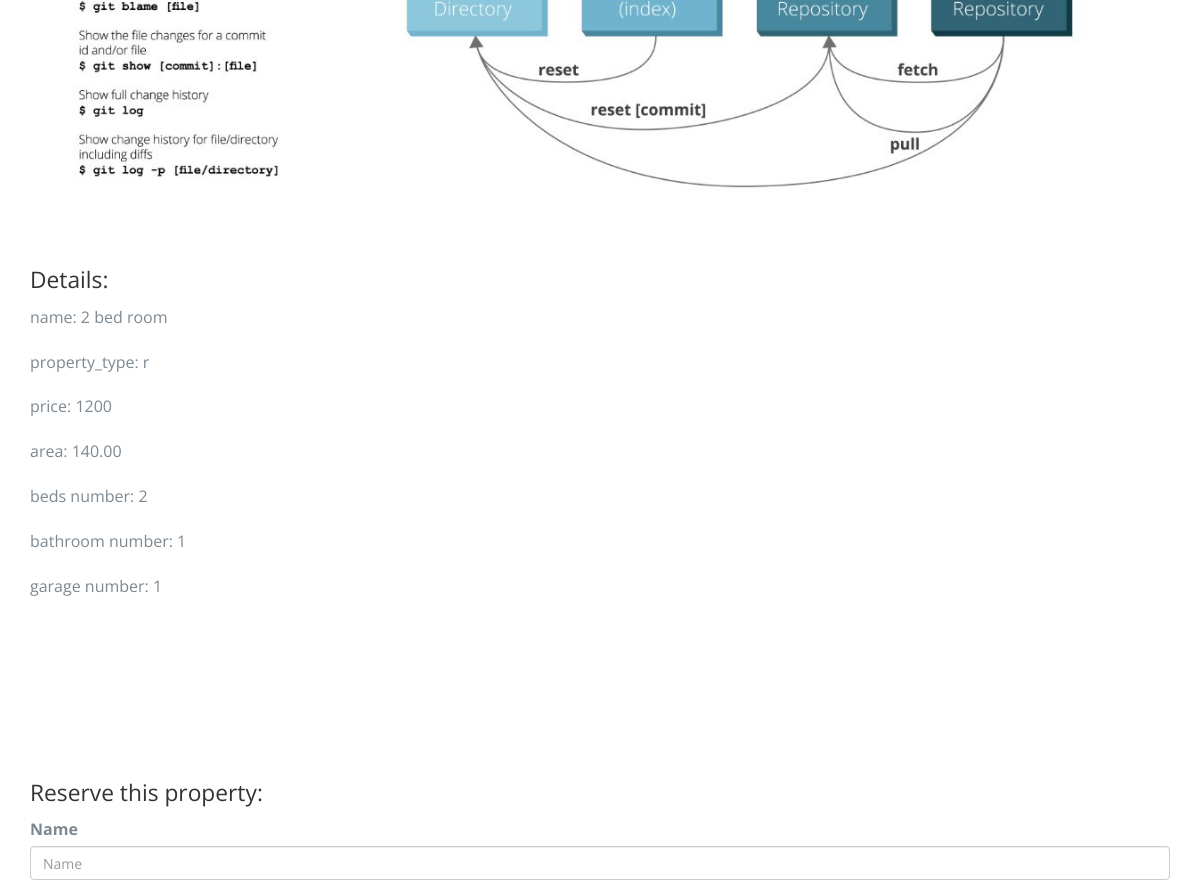
/property/2 (middle part), run on an earlier commit of the app's database.
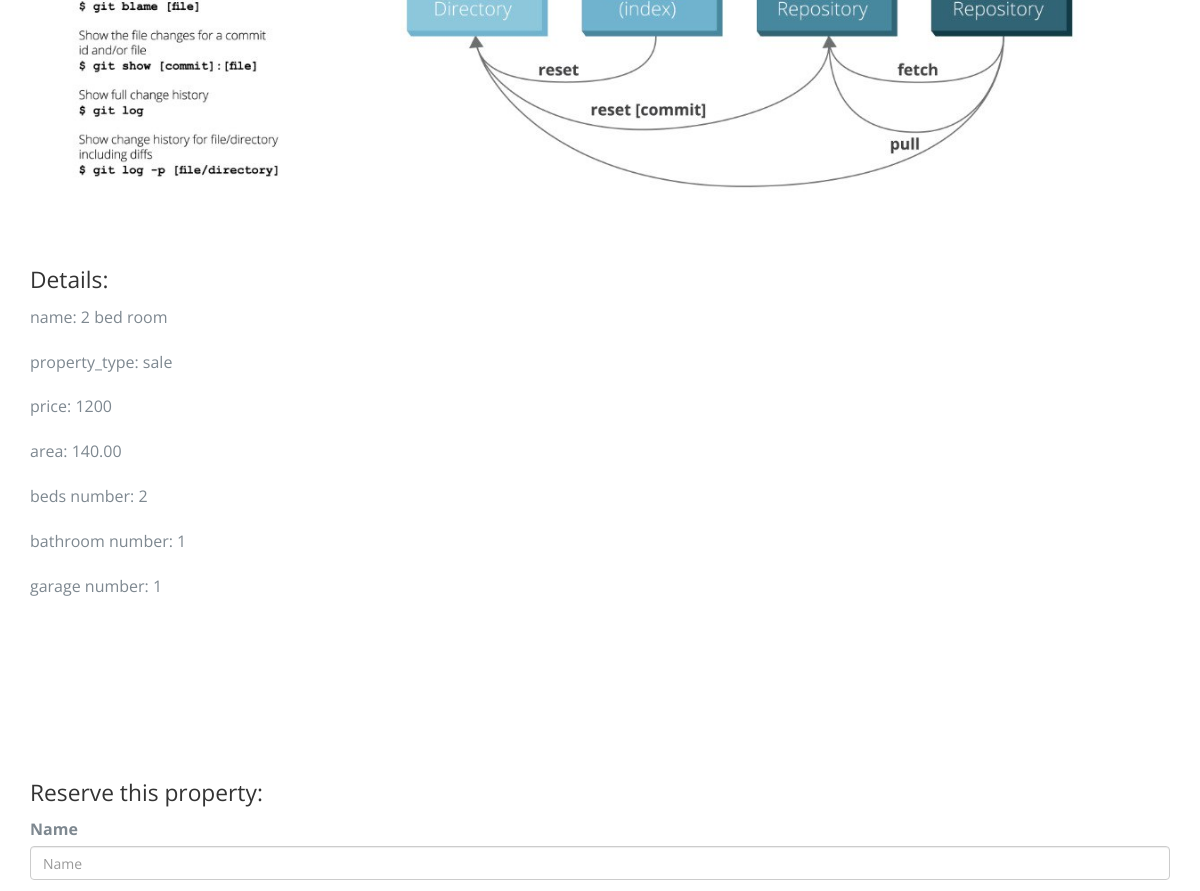
And on a later commit of the database.
### property/models.py (models this page shows)
class Property(models.Model):
    name = models.CharField(max_length=50)
    property_type = models.CharField(choices=property_type, max_length=10)
    price = models.PositiveIntegerField()
    area = models.DecimalField(decimal_places=2, max_digits=8)
    beds_number = models.PositiveIntegerField()
    baths_number = models.PositiveIntegerField()
    garage_number = models.PositiveIntegerField()
    category = models.ForeignKey('Category', null=True, on_delete=models.SET_NULL)
    image = models.ImageField(upload_to='property/', null=True)
    location= models.CharField(max_length=50,null=True)
    def __str__(self):
        return self.name
    class Meta:
        verbose_name = 'property'
        verbose_name_plural = 'properties'

### property/views.py (the view)
# urls.py: path('<int:id>', views.property_detail, name='property_detail'),
def property_detail(request, id):
    property_detail = Property.objects.get(id=id)
    if request.method == 'POST':
        reserve_form = ReserveForm(request.POST)
        if reserve_form.is_valid():
            reserve_form.save()
    else:
        reserve_form = ReserveForm()
    context = {
        'property_detail': property_detail,
        'reserve_form': reserve_form
    }
    return render(request, 'property/property_detail.html', context)

### property/forms.py
class ReserveForm(forms.ModelForm):
    class Meta:
        model = Reserve
        fields = '__all__'

### property/templates/property/property_detail.html (shortened to what this page needs)
{% extends 'base.html' %}
{% load bootstrap4 %}
{% block body %}
    <section class="probootstrap-section">
        <div class="container">
            <div class="row">
                <div class="col-md-12">
                    <p><img src="{{ property_detail.image.url }}" class="img-responsive"
                            alt="Free Bootstrap Template by uicookies.com"></p>
                </div>
            </div>
            <div class="row">
                <div class="col-md-10">
                    <h2>Details: </h2>
                    <p> name: {{ property_detail.name }}</p>
                    <p>property_type: {{ property_detail.property_type }}</p>
                    <p>price: {{ property_detail.price }}</p>
                    <p>area: {{ property_detail.area }}</p>
                    <p>beds number: {{ property_detail.beds_number }}</p>
                    <p>bathroom number: {{ property_detail.baths_number }}</p>
                    <p>garage number: {{ property_detail.garage_number }}</p>
                </div>
            </div>
        </div>
    </section>
    <section class="probootstrap-section">
        <div class="container">
            <div class="row">
                <div class="col-md-12">
                    <h2> Reserve this property:</h2>
                    <form method="post" action="">
                        {% bootstrap_form reserve_form %}
                    </form>
                </div>
            </div>
        </div>
    </section>
{% endblock %}

What changed in the data, as far as the page shows it:
changed Property "2 bed room": property_type "r" → "sale"
